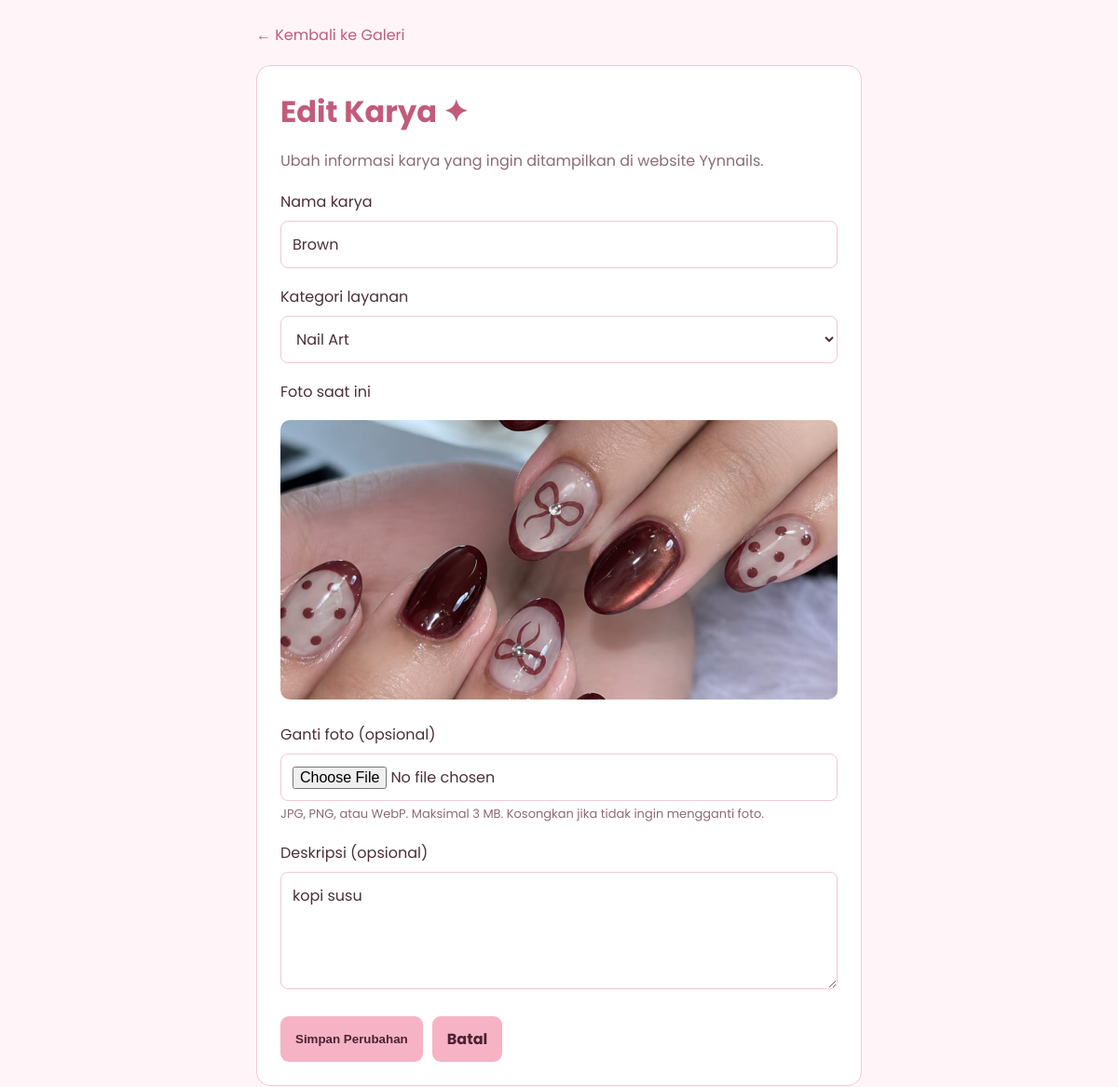
Screenshot of /admin/edit_galeri.php?id=3 (signed in) with the database file from the repository.
### tables this page shows
CREATE TABLE `galeri` (
  `id_galeri` int(10) UNSIGNED NOT NULL,
  `judul` varchar(150) NOT NULL,
  `kategori` varchar(100) NOT NULL,
  `foto` varchar(255) NOT NULL,
  `deskripsi` text DEFAULT NULL,
  `created_at` timestamp NOT NULL DEFAULT current_timestamp(),
  `karya_terbaik` tinyint(1) NOT NULL DEFAULT 0
);

### admin/includes/lib.php (called while the page is built, shortened)
<?php
$A = require __DIR__ . '/../data/content.php';
require_once __DIR__ . '/header.php';
require_once __DIR__ . '/footer.php';
function h($value): string {
    return htmlspecialchars((string) $value, ENT_QUOTES, 'UTF-8');
}
function render_admin(string $key): void {
    require __DIR__ . '/../pages/' . $key . '.php';
}

### admin/edit_galeri.php (called while the page is built)
<?php
require __DIR__ . '/includes/lib.php';
render_admin('edit_galeri');

### admin/data/content.php (called while the page is built)
<?php
$css = ['assets/css/admin.css'];
return [
'site' => 'Yynnails',
'nav' => [
    ['Dashboard',     'dashboard.php', 'dashboard'],
    ['Galeri Karya',  'galeri.php',    'galeri'],
    ['Lihat Website', '../index.php',  ''],
],
'kategori' => [
    'Nail Art',
    'Press-on Nails',
    'Nail Extensions',
    'Manicure',
    'Lash Lift',
],
'pesan_galeri' => [
    'tambah' => 'Karya berhasil ditambahkan!',
    'edit'   => 'Karya berhasil diperbarui!',
    'hapus'  => 'Karya berhasil dihapus!',
],
'pages' => [
    'login' => [
        'title' => 'Login Admin', 'body' => 'pg-login',
        'css' => $css, 'font' => true, 'js' => true, 'auth' => false,
    ],
    'dashboard' => [
        'title' => 'Dashboard Admin', 'body' => 'pg-dashboard',
        'css' => $css, 'font' => true, 'js' => false, 'auth' => true,
    ],
    'galeri' => [
        'title' => 'Galeri Admin', 'body' => 'pg-galeri',
        'css' => $css, 'font' => true, 'js' => false, 'auth' => true,
    ],
    'tambah_galeri' => [
        'title' => 'Tambah Karya', 'body' => 'pg-form',
        'css' => $css, 'font' => true, 'js' => false, 'auth' => true,
    ],
    'edit_galeri' => [
        'title' => 'Edit Karya', 'body' => 'pg-form',
        'css' => $css, 'font' => true, 'js' => false, 'auth' => true,
    ],
    'ubah_password' => [
        'title' => 'Amankan Password Admin', 'body' => '',
        'css' => ['assets/css/admin-password.css'], 'font' => false, 'js' => true, 'auth' => false,
    ],
],
'actions' => [
    'simpan_galeri' => ['auth' => true],
    'update_galeri' => ['auth' => true],
    'hapus_galeri'  => ['auth' => true],
    'proses_status' => ['auth' => true],
    'logout'        => ['auth' => false],
],
];

### admin/pages/edit_galeri.php (the view, shortened to what this page needs)
<?php
$kategoriList = $A['kategori'];
$id = filter_input(INPUT_GET, 'id', FILTER_VALIDATE_INT);
$stmt = $pdo->prepare(
    'SELECT id_galeri, judul, kategori, foto, deskripsi
     FROM galeri
     WHERE id_galeri = :id'
);
$stmt->execute(['id' => $id]);
$karya = $stmt->fetch(PDO::FETCH_ASSOC);
?>
<div class="container">
<a class="back" href="galeri.php">← Kembali ke Galeri</a>
<div class="box">
<h1>Edit Karya ✦</h1>
<p>Ubah informasi karya yang ingin ditampilkan di website Yynnails.</p>
<form action="update_galeri.php" method="post" enctype="multipart/form-data">
    <label for="judul">Nama karya</label>
    <input type="text" id="judul" name="judul"
           maxlength="150" required value="<?= h($karya['judul']) ?>">
    <label for="kategori">Kategori layanan</label>
    <select id="kategori" name="kategori" required>
        <?php foreach ($kategoriList as $item): ?>
            <option value="<?= h($item) ?>"
                <?= $karya['kategori'] === $item ? 'selected' : '' ?>>
                <?= h($item) ?>
            </option>
        <?php endforeach; ?>
    </select>
    <label>Foto saat ini</label>
    <img class="preview"
         src="../<?= h(ltrim($karya['foto'], '/')) ?>"
         alt="<?= h($karya['judul']) ?>">
    <label for="foto">Ganti foto (opsional)</label>
    <input type="file" id="foto" name="foto"
           accept="image/jpeg,image/png,image/webp">
    <small>JPG, PNG, atau WebP. Maksimal 3 MB. Kosongkan jika tidak ingin mengganti foto.</small>
    <label for="deskripsi">Deskripsi (opsional)</label>
    <textarea id="deskripsi" name="deskripsi" rows="4" maxlength="2000"><?= h($karya['deskripsi'] ?? '') ?></textarea>
    <div class="actions">
        <button type="submit" class="button">Simpan Perubahan</button>
        <a href="galeri.php" class="button">Batal</a>
    </div>
</form>
</div>
</div>

### assets/css/admin.css (style rules this page uses)
* { box-sizing:border-box }
:root { --bg:#fff5f8; --card:#ffffff; --ink:#4a2f3a; --mut:#8a6b77; --head:#c25b7a; --line:#f1c9d5; --soft:#ffe6ee; --chip:#ffe3ee;--chip-ink:#a64d78; --btn:#f6b3c6;--btn-h:#f19db6;--btn-ink:#4a2233; --danger:#c9455f; --ok-bg:#e8f5e9;--ok-ink:#216e39;--ok-line:#b7dfbd; --err-bg:#ffe3e8;--err-ink:#a52a47; --sans:Poppins,Arial,sans-serif; }
body { margin:0;font-family:var(--sans);color:var(--ink);background:var(--bg) }
h1 { margin:0 0 8px;color:var(--head) }
p { color:var(--mut) }
a { color:var(--head);text-decoration:none }
.button { display:inline-block;padding:12px 16px;border:0;border-radius:9px;background:var(--btn);color:var(--btn-ink);font-weight:bold;text-decoration:none;cursor:pointer }
.back { display:inline-block;margin-bottom:20px;color:var(--head) }
.pg-form { padding:25px }
.pg-form .container { max-width:650px;margin:auto }
.pg-form .box,.pg-form form,.pg-form .notice { margin-top:22px;padding:25px;border:1px solid var(--line);border-radius:15px;background:var(--card) }
.pg-form .box { margin-top:0 }
.pg-form .box form { margin:0;padding:0;border:0;background:none }
.pg-form p { line-height:1.6 }
.pg-form label { display:block;margin:18px 0 8px }
.pg-form input:not([type=checkbox]):not([type=hidden]),.pg-form select,.pg-form textarea { width:100%;padding:12px;border:1px solid var(--line);border-radius:8px;background:#fff;color:var(--ink);font:inherit }
.pg-form textarea { min-height:100px;resize:vertical }
.pg-form small,.pg-form .hint { color:var(--mut);font-size:13px;line-height:1.5 }
.pg-form .preview { width:100%;max-height:300px;object-fit:cover;border-radius:10px;margin-top:10px }
.pg-form .actions { display:flex;gap:10px;flex-wrap:wrap;margin-top:22px }

### rows the page displays
galeri: judul "Brown", foto (picture), deskripsi "kopi susu"

### other values shown
form field kategori "Nail Art"
